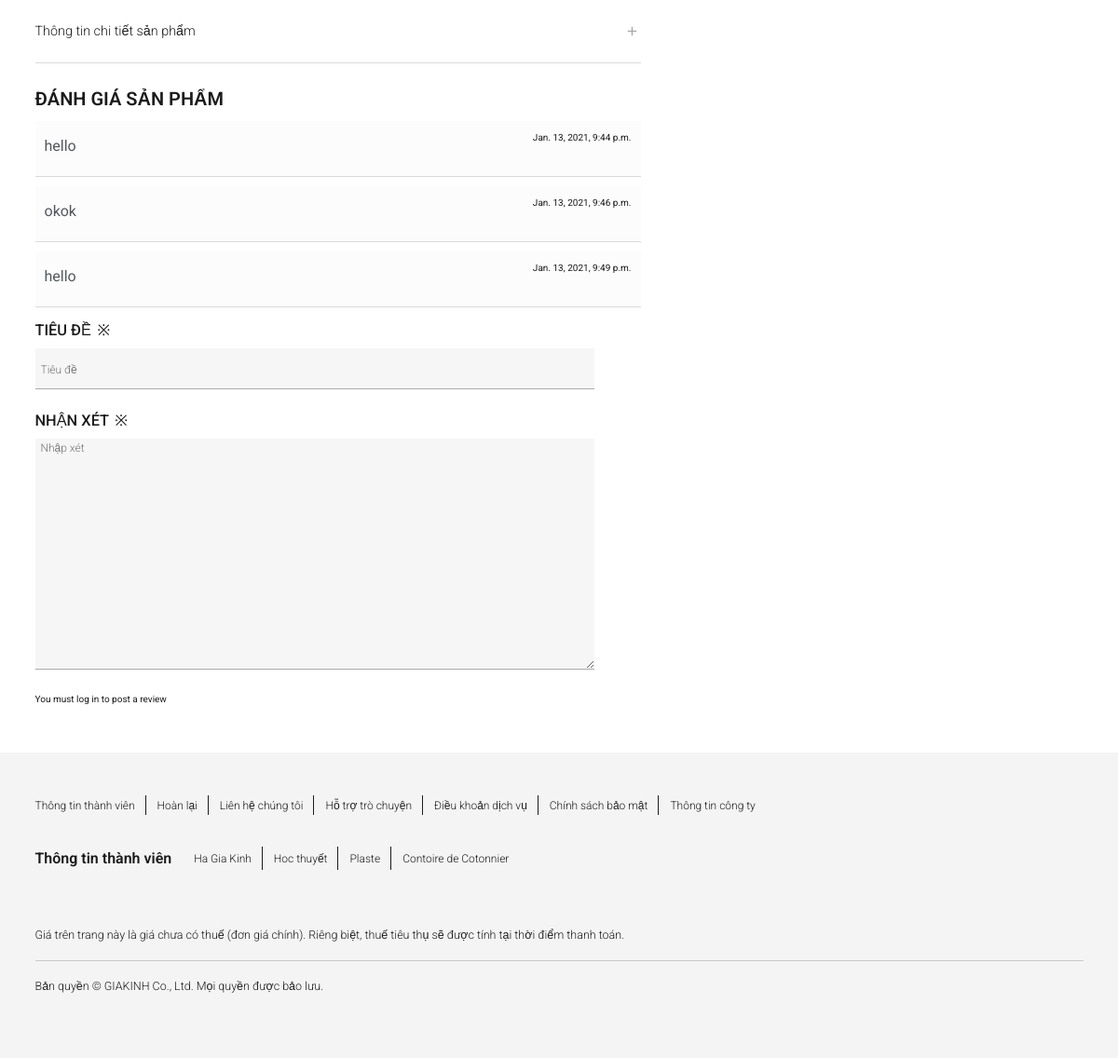
Before: /product/61/ (lower part) with the older database file.
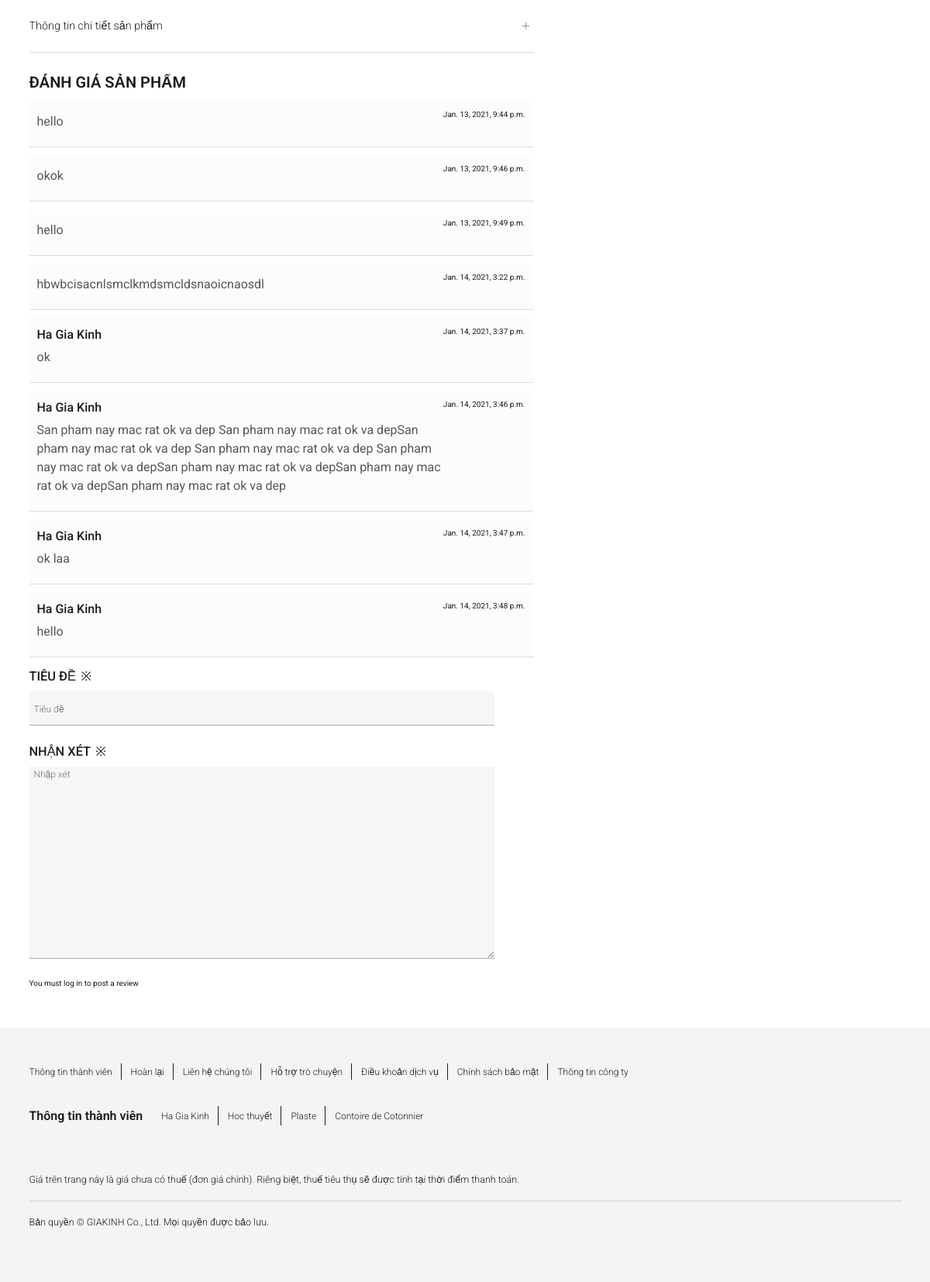
After: the same page with the newer database file.
### appProduct/models.py (models this page shows, shortened)
class Post(models.Model):
    subject = models.CharField(max_length=250,blank=True,default=None, null=True)
    content = models.TextField(max_length=1000,blank=True,default=None, null=True)
    time_create=models.DateTimeField(auto_now_add=True)
    user = models.ForeignKey(User, on_delete=models.CASCADE,blank=True,default=None, null=True)
    userProfile = models.ForeignKey(UserProfile, on_delete=models.CASCADE,blank=True,default=None, null=True)
    product=models.ForeignKey(Product,on_delete=models.CASCADE,blank=True,default=None, null=True)

### register/models.py (models this page shows, shortened)
class UserProfile(models.Model):
    user = models.OneToOneField(User, on_delete=models.CASCADE) #mối quan hệ một một
    first_name = models.CharField(max_length=256)
    last_name = models.CharField(max_length=256)
    birth_date = models.DateField(help_text="Please use the following format: <em>YYYY-MM-DD</em>.")
    site = models.URLField(blank=True) #blank=true có nghĩa là để trống không cần điền vẫn ok
    avatar = models.ImageField(upload_to='images', blank=True)
    address = models.CharField(max_length=200, default=None, blank=True, null=True)
    phonenumber = models.CharField(max_length=20, default=None, blank=True, null=True)

### appProduct/views.py (the view)
# urls.py: path('product/<int:product_pk>/', views.detailproduct, name ='detailproduct'),
def detailproduct(request, product_pk):
    product = get_object_or_404(Product, pk=product_pk)
    try:
        variant = Variants.objects.get(product = product)
    except Variants.DoesNotExist:
        variant = None
    if variant:
        variantSize = variant.size.all()
        variantColor = variant.color.all()
        variantImageProduct = variant.imageProduct.all()[:12]
        variantGender = variant.gender
    else:
        variantSize = None
        variantColor=None
        variantImageProduct=None
        variantGender = "Null"
    comments=Post.objects.filter(product=product_pk)
    return render(request, 'product/detailproduct.html', {'product': product, 'variant': variant, 'variantSize': variantSize, 'variantColor': variantColor, 'variantImageProduct': variantImageProduct, 'variantGender': variantGender, 'comments': comments})

### appProduct/models.py (called while the page is built)
    def __str__(self) -> str:
        return self.name

    def __str__(self) -> str:
        return self.name

### templates/product/detailproduct.html (shortened to what this page needs)
{% extends "base/base.html" %}
{% block block_body %}
{% load static %}
<div class="container">
    <div class="row row-cols-md-1 row-cols-lg-2">
        <div class="col col-lg-7">
            <div class="product__recommend--layout">
                <div class="product__recommend--container">
                    <ul class="product__recommend--list">
                        <li class="product__recommend--item">
                            <div class>
                                <legend class="product__recommend--details">
                                    <div class="product__recommend--container">
                                        <div class="recommend--label">
                                            <span class="recommend--label--span">
                                                <font style="vertical-align: inherit;">
                                                    <font style="vertical-align: inherit;">Thông tin chi tiết sản phẩm
                                                    </font>
                                                </font>
                                            </span>
                                        </div>
                                        <label for="recommend__checkbox2" class="recommend--open">
                                        </label>
                                    </div>
                                </legend>
                            </div>
                        </li>
                    </ul>
                    <div class="product__recommend--header" style="border: none;padding-top:20px">
                        <header>
                            <h3 class="product__recommend--header--h3">
                                <font style="vertical-align: inherit;">
                                    <font style="vertical-align: inherit;">Đánh giá sản phẩm</font>
                                </font>
                            </h3>
                        </header>
                    </div>
                    <div style="display:block">
                        <div id="listcomment">
                            {% for rs in comments %}
                            <div class="mb-3 w-100"
                                style="border-bottom:1px solid #dadada; background-color:#f0f0f038">
                                <div class="p-3" style="display: flex;">
                                    <div>
                                        <div class="mb-2" style="font-size: 1.6rem; font-weight:500">
                                            {{rs.userProfile.first_name}} {{rs.userProfile.last_name}}</a></div>
                                        <div class="mb-3" style="font-size:1.6rem; color:#52575c; ">
                                            <p style="margin-bottom:0;">{{rs.content}}</p>
                                        </div>
                                    </div>
                                    <div class="ms-auto" style="min-width: fit-content;">
                                        {{rs.time_create }}
                                    </div>
                                </div>
                            </div>
                            {%endfor %}
                        </div>
                        <form action="{% url 'appProduct:addcomment' product.id %}" method="POST" id="addcomment"
                            data-id="{{product.id}}">
                            <div class="form__row mt-4">
                                <div class="from__row--field">
                                    <div class="form__text--field">
                                        <div class="input__text--wrap">
                                            <input type="text" name='subject' maxlength="256" required
                                                class="input__text--wrap--input" placeholder="Tiêu đề" value="">
                                        </div>
                                        <div class="form__text--title">
                                            <div class="form__text--label">
                                                <label for="id_productForm-name" class="form__text--label--label">
                                                    <font style="vertical-align: inherit;">
                                                        <font style="vertical-align: inherit;">Tiêu đề</font>
                                                    </font>
                                                </label>
                                            </div>
                                        </div>
                                    </div>
                                </div>
                            </div>
                            <div class="form__row">
                                <div class="from__row--field">
                                    <div class="form__text--field">
                                        <div class="input__text--wrap">
                                            <textarea name="content" required class="input__text--wrap--input"
                                                placeholder="Nhập xét" rows="10" cols="30"></textarea>
                                        </div>
                                        <div class="form__text--title">
                                            <div class="form__text--label">
                                                <label for="id_productForm-recommend" class="form__text--label--label">
                                                    <font style="vertical-align: inherit;">
                                                        <font style="vertical-align: inherit;">Nhận xét</font>
                                                    </font>
                                                </label>
                                            </div>
                                        </div>
                                    </div>
                                </div>
                            </div>
                            {% if user.is_authenticated %}
                            <button class="" data-id="{{product.id}}" type="submit"
                                style="background-color:#212529; color:white;padding:10px 20px; font-size: 1.4rem;">Submit</button>
                            {% else %}
                            You must log in to post a review
                            {% endif %}
                        </form>
                    </div>
                </div>
                <div style="height: 50px;"></div>
            </div>
        </div>
    </div>
</div>
{% endblock %}

### templates/base/base.html (shortened to what this page needs)
{% load static %}
<!doctype html>
<html lang="en">
{% load static %}
<head>
    <link href="https://cdn.jsdelivr.net/npm/bootstrap@5.0.0-beta1/dist/css/bootstrap.min.css" rel="stylesheet"
>
    <link href="//db.onlinewebfonts.com/c/13bf1d3e6c7119293f9c96e5678096e6?family=Uniqlo+Pro+Light" rel="stylesheet"
        type="text/css" />
    <link rel="stylesheet" href="https://cdnjs.cloudflare.com/ajax/libs/font-awesome/4.7.0/css/font-awesome.min.css">
    <link href="https://cdn.jsdelivr.net/npm/bootstrap@5.0.0-beta1/dist/css/bootstrap.min.css" rel="stylesheet"
>
    <link rel="stylesheet" href={% static "owlcarousel/assets/owl.carousel.min.css" %}>
    <link rel="stylesheet" href={% static "owlcarousel/assets/owl.theme.default.min.css" %}>
    <link rel="stylesheet" href={% static "style.css" %}>
</head>
<body>
    {% block block_body_not_nav %}
    {% block block_body %}
    {% endblock %}
    {% endblock block_body_not_nav %}
    <section class="footer">
        <div class="footer__layout container">
            <div>
                <footer class="footer__container">
                    <div class="footer__info">
                        <ul class="footer__info--list">
                            <li class="footer__info--item">
                                <a href="#" class="footer__info--link">
                                    <p class="footer__info--label">Thông tin thành viên</p>
                                </a>
                            </li>
                            <li class="footer__info--item">
                                <a href="#" class="footer__info--link">
                                    <p class="footer__info--label">Hoàn lại</p>
                                </a>
                            </li>
                            <li class="footer__info--item">
                                <a href="#" class="footer__info--link">
                                    <p class="footer__info--label">Liên hệ chúng tôi</p>
                                </a>
                            </li>
                            <li class="footer__info--item">
                                <a href="#" class="footer__info--link">
                                    <p class="footer__info--label">Hỗ trợ trò chuyện</p>
                                </a>
                            </li>
                            <li class="footer__info--item">
                                <a href="#" class="footer__info--link">
                                    <p class="footer__info--label">Điều khoản dịch vụ</p>
                                </a>
                            </li>
                            <li class="footer__info--item">
                                <a href="#" class="footer__info--link">
                                    <p class="footer__info--label">Chính sách bảo mật</p>
                                </a>
                            </li>
                            <li class="footer__info--item">
                                <a href="#" class="footer__info--link">
                                    <p class="footer__info--label">Thông tin công ty</p>
                                </a>
                            </li>
                        </ul>
                    </div>
                    <div class="footer__info">
                        <ul class="footer__info--list">
                            <li class="footer__info--item--title">
                                <a href="#" class="footer__info--link">
                                    <p class="footer__info--label--title">Thông tin thành viên</p>
                                </a>
                            </li>
                            <li class="footer__info--item">
                                <a href="#" class="footer__info--link">
                                    <p class="footer__info--label">Ha Gia Kinh</p>
                                </a>
                            </li>
                            <li class="footer__info--item">
                                <a href="#" class="footer__info--link">
                                    <p class="footer__info--label">Hoc thuyết</p>
                                </a>
                            </li>
                            <li class="footer__info--item">
                                <a href="#" class="footer__info--link">
                                    <p class="footer__info--label">Plaste</p>
                                </a>
                            </li>
                            <li class="footer__info--item">
                                <a href="#" class="footer__info--link">
                                    <p class="footer__info--label">Contoire de Cotonnier</p>
                                </a>
                            </li>
                        </ul>
                    </div>
                    <div class="footer__caption">
                        <p class="footer__caption--label">
                            Giá trên trang này là giá chưa có thuế (đơn giá chính). Riêng biệt, thuế tiêu thụ sẽ được tính tại thời điểm thanh toán.
                        </p>
                    </div>
                    <hr class="footer__line">
                    <div class="footer__copyright">
                        <div class="footer__caption">
                            <p class="footer__caption--label">
                                Bản quyền © GIAKINH Co., Ltd. Mọi quyền được bảo lưu.
                            </p>
                        </div>
                        <div class="footer__icon">
                            <ul class="footer__icon--list">
                            </ul>
                        </div>
                    </div>
                </footer>
            </div>
        </div>
    </section>
</body>
</html>

Changed rows visible on the page:
added Post: content "hbwbcisacnlsmclkmdsmcldsnaoicnaosdl", time_create "Jan. 14, 2021, 3:22 p.m."
added Post: userProfile.first_name "Ha Gia", userProfile.last_name "Kinh", content "ok", time_create "Jan. 14, 2021, 3:37 p.m."
added Post: userProfile.first_name "Ha Gia", userProfile.last_name "Kinh", content "San pham nay mac rat ok va dep San pham nay mac rat ok va depSan pham nay mac rat ok va dep San pham nay mac rat ok va dep San pham nay mac rat ok va depSan pham nay mac rat ok va depSan pham nay mac rat ok va depSan pham nay mac rat ok va dep", time_create "Jan. 14, 2021, 3:46 p.m."
added Post: userProfile.first_name "Ha Gia", userProfile.last_name "Kinh", content "ok laa", time_create "Jan. 14, 2021, 3:47 p.m."
added Post: userProfile.first_name "Ha Gia", userProfile.last_name "Kinh", content "hello", time_create "Jan. 14, 2021, 3:48 p.m."
